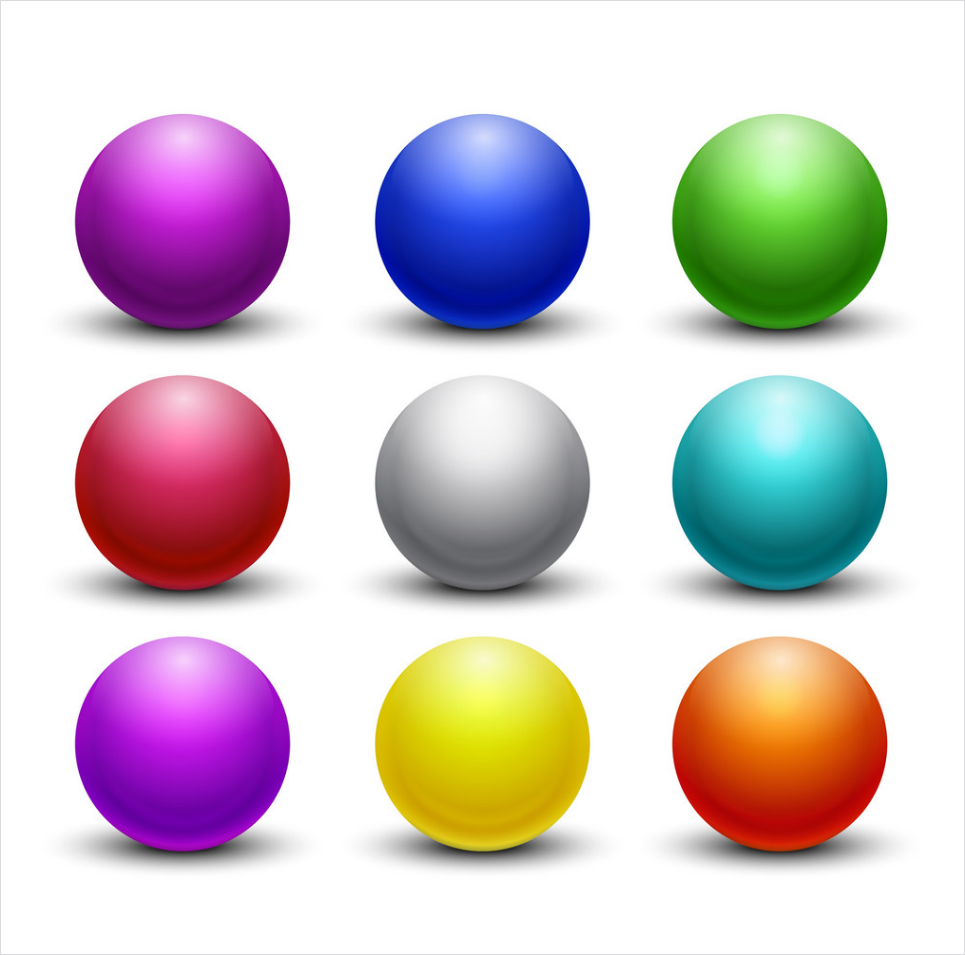
#> input picture notebooks/week_1/spheres.png, 965 x 955 px
$ jupyter execute --allow-errors 'Exercise 2.ipynb'
#> lines starting #> are read from the running program, lines starting #| are printed output that depends on the picture; after the words box and inside, x2 and y2 are one past the last pixel; in counts of white or black regions, pixels touching at a corner belong together
[cell 1]
import cv2
import numpy as np
import imutils
from matplotlib import pyplot as plt

More tutorials on opencv can be found:

https://docs.opencv.org/master/d2/d96/tutorial_py_table_of_contents_imgproc.html

[cell 2]
path = "spheres.png"

Load the input image (whose path was supplied via command line argument) and display the image to our screen

[cell 3]
bgr_img = cv2.imread(path)
#> bgr_img is the input picture: shape (955, 965, 3); mean B, G, R 203.7, 199.8, 211.1
b,g,r = cv2.split(bgr_img)       # get b,g,r
image = cv2.merge([r,g,b])
plt.imshow(image)

Convert the image to grayscale

[cell 4]
gray = cv2.cvtColor(image, cv2.COLOR_RGB2GRAY)
plt.imshow(gray, cmap = 'gray')

Applying edge detection we can find the outlines of objects in images

[cell 5]
edged = cv2.Canny(gray, 30, 150)
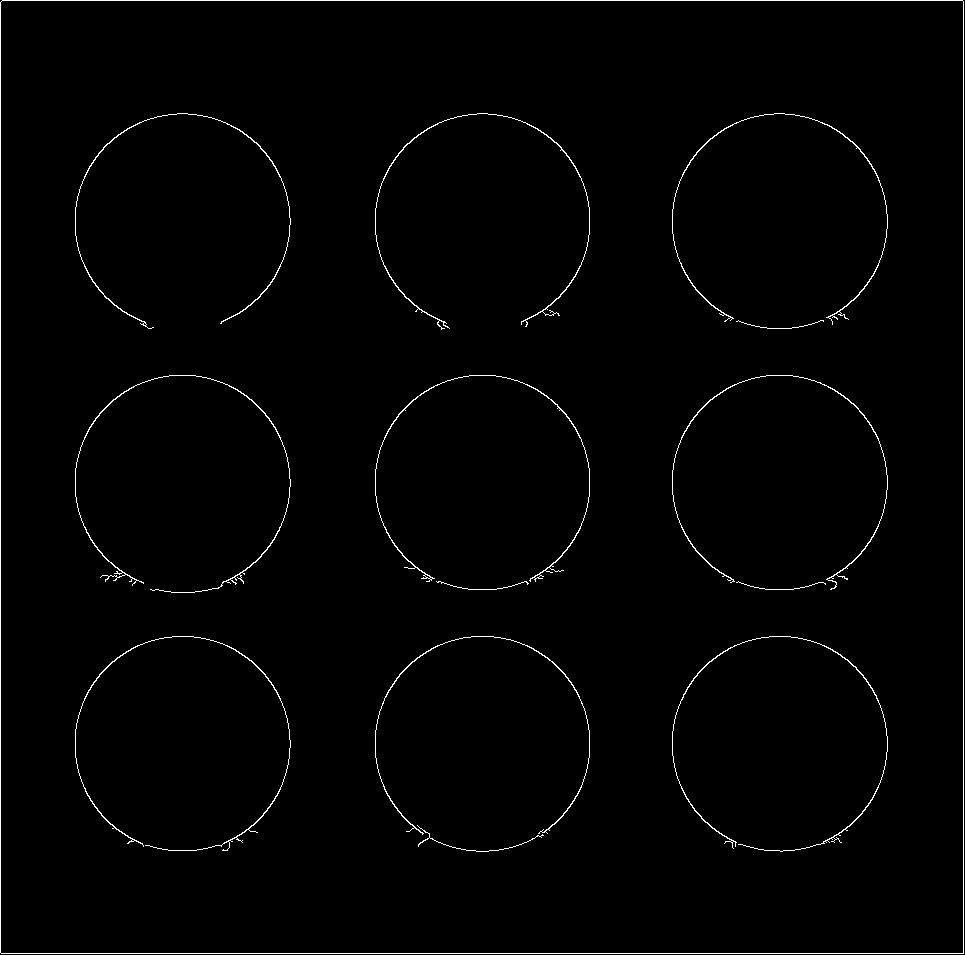
#> edged: shape (955, 965); 1.2% white in thin lines or dots
plt.imshow(edged, cmap='gray')

Threshold the image by setting all pixel values less than 225 to 255(white; foreground) and all pixel values >= 225 to 255 (black; background), thereby segmenting the image.

This can be tweeked so say all pixel values less than 128.

[cell 6]
threshold = 251
threshold_value = 255

thresh = cv2.threshold(gray, threshold, threshold_value, cv2.THRESH_BINARY_INV)[1]
#> thresh: shape (955, 965); 45.4% white; 341 white regions (331 under 20 px), largest, box (x1, y1, x2, y2) and area: (50, 113, 315, 354) 46064, (50, 634, 314, 876) 46046, (50, 373, 316, 615) 46045
plt.imshow(thresh, cmap='gray')

Find contours (i.e., outlines) of the foreground objects in the thresholded image

[cell 7]
# inversed = thresh.copy()
# inversed = cv2.bitwise_not(inversed)
dilated = thresh.copy()
dilated = cv2.dilate(dilated, None, iterations = 8)
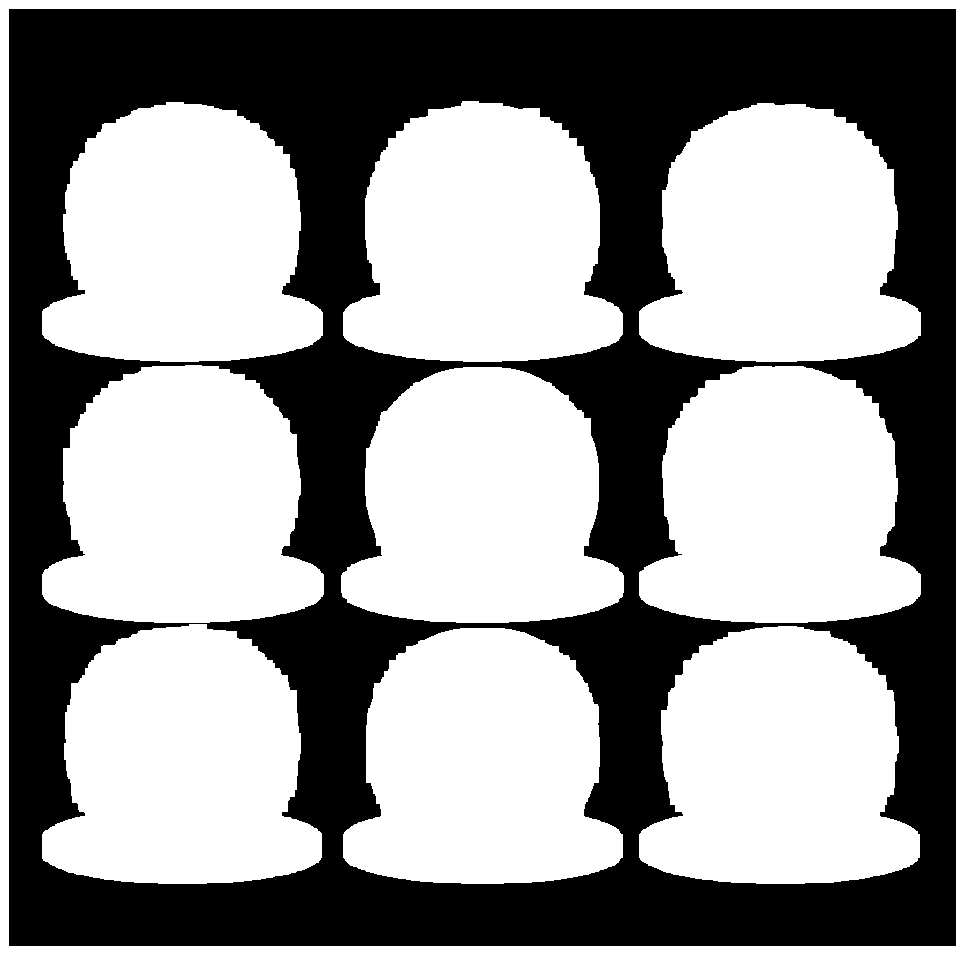
#> dilated: shape (955, 965); 58.2% white; 1 black region
cnts = cv2.findContours(dilated.copy(), cv2.RETR_LIST , cv2.CHAIN_APPROX_SIMPLE)
#> cnts = 11 contours; largest, box (x1, y1, x2, y2) and area: (0, 0, 965, 955) 919656, (8, 8, 957, 947) 889222, (42, 102, 323, 362) 55560, (343, 101, 623, 362) 55520, (42, 365, 324, 623) 55520
cnts = imutils.grab_contours(cnts)
output = image.copy()
#> (the rest of this cell did not finish here and is left out)

Loop over the contours

[cell 8]
for c in cnts:
    # draw each contour on the output image with a 3px thick black outline
    cv2.drawContours(output, [c], -1, (0, 0, 0), 3)
#> this loop made 11 passes
#> c on pass 11: [[0, 0], [0, 954], [964, 954], [964, 0]]
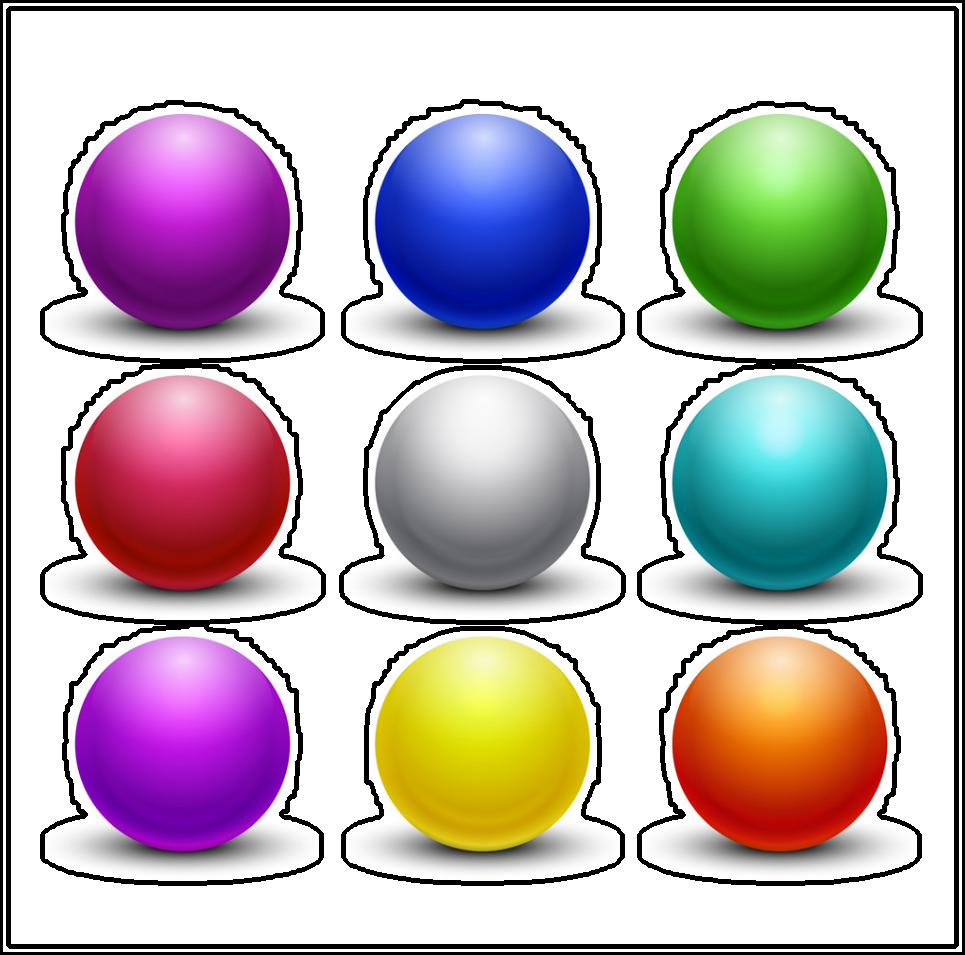
#> output: shape (955, 965, 3); mean R, G, B 190.8, 179.6, 183.4

plt.imshow(output)

Draw the total number of contours found in purple

[cell 9]
text = "I found {} objects!".format(len(cnts))
#> text = 'I found 11 objects!'
print(text)
#| I found 11 objects!
cv2.putText(output, text, (10, 25),  cv2.FONT_HERSHEY_SIMPLEX, 0.7, (155, 0, 155), 2)
#> output: shape (955, 965, 3); 0.14% of pixels changed, all inside (x1, y1, x2, y2) = (12, 9, 224, 32)
plt.imshow(output)

We apply erosions to reduce the size of foreground objects

[cell 10]
mask = thresh.copy()
mask = cv2.erode(mask, None, iterations = 5)
#> mask: shape (955, 965); 39.3% white; 9 white regions, largest, box (x1, y1, x2, y2) and area: (56, 118, 308, 349) 40301, (57, 380, 308, 610) 40276, (357, 118, 607, 349) 40252
plt.imshow(mask, cmap = 'gray')

Similarly, dilations can increase the size of the ground objects

[cell 11]
mask = thresh.copy()
mask = cv2.dilate(mask, None, iterations = 5)
#> mask: shape (955, 965); 53.6% white; 1 black region, box (x1, y1, x2, y2) and area: (6, 6, 959, 949) 427543
plt.imshow(mask, cmap='gray')

A typical operation we may want to apply is to take our mask and apply a bitwise AND to our input image, keeping only the masked regions

[cell 12]
mask = thresh.copy()
output = cv2.bitwise_and(image, image, mask=mask)
plt.imshow(output)

# Ex 1
    A) Can you remove the yellow square from the image?
    B) Go through the tutorial but with the "spheres.png" image. (replace tetris_blocks with spheres.png)
    C) Tweak the parameters of the thresholding can you threshold all the spheres?
    D) Can you remove the red sphere?
    C) Can you remove the green?

[cell 13]
# A)
excercise_image = image.copy()

#mask = np.ones(excercise_image.shape[:2], dtype="uint8") * 255
cv2.drawContours(excercise_image, [cnts[2]], -1, (255,255,255), -1)
cv2.drawContours(excercise_image, [cnts[5]], -1, (255,255,255), -1)
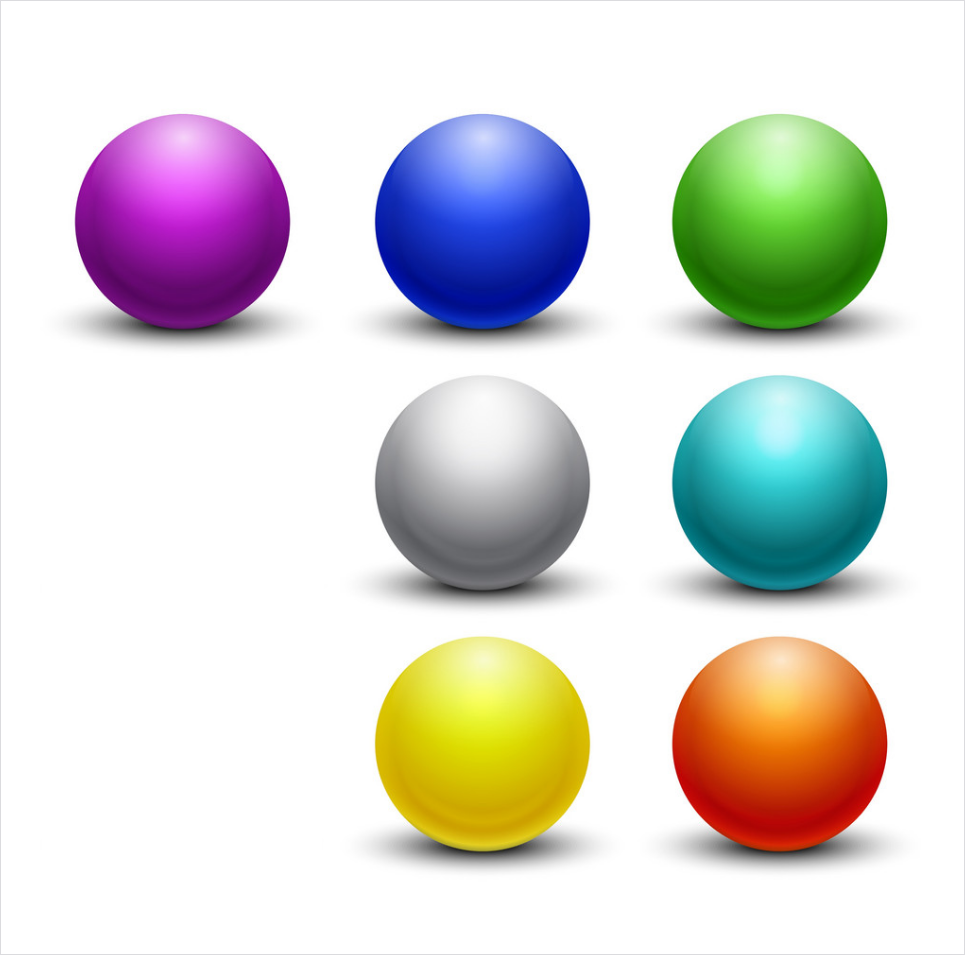
#> excercise_image: shape (955, 965, 3); mean R, G, B 218.3, 217.2, 213.6
# [7 lines of commented-out code are left out]
plt.imshow(excercise_image)
